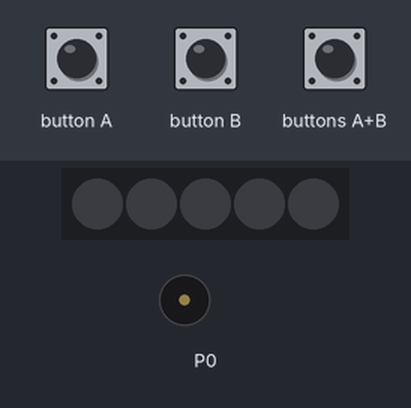
This program was run on a simulated BBC micro:bit (MakeCode). Shown: 5 RGB LEDs in strip order, left to right, buzzer (waves = sounding). The test bench sets the inputs (shaded band). Dim RGB values are drawn brighter than linear.

Above: at 1.2 s.
1.3 s: button A pressed for 0.15 s
At 1.8 s:
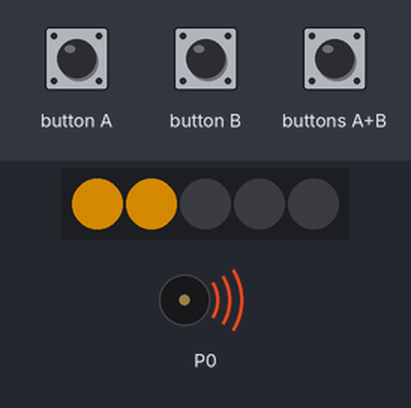
4.4 s: buttons A+B pressed for 0.15 s
At 5.3 s:
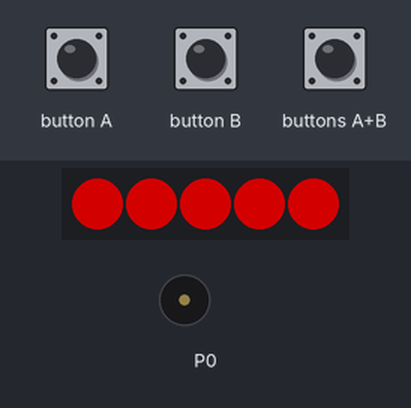
7.5 s: button B pressed for 0.15 s
At 9.0 s:
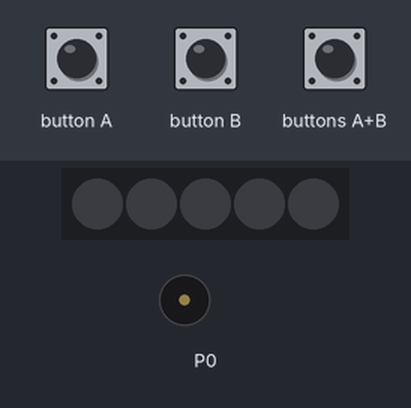
10.5 s: buttons A+B pressed for 0.15 s
At 11.0 s:
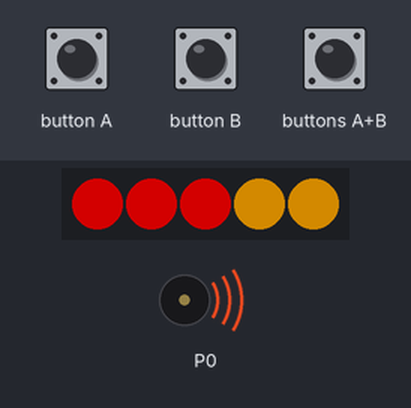
13.6 s: buttons A+B pressed for 1 s
At 15.9 s:
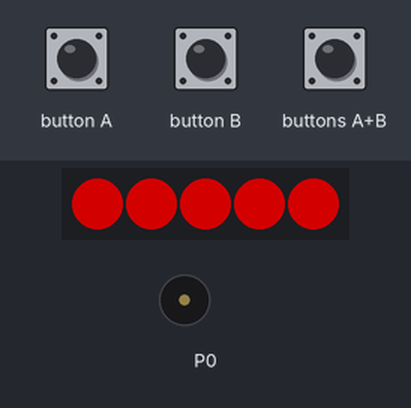
Timing chart, 0 to 18.1 s (numbered marks = the images above; inputs shaded):
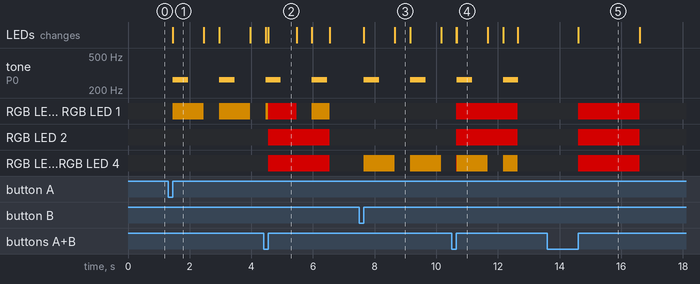

The program:

main.ts
```typescript
function clignote_droite () {
    droite.showColor(neopixel.colors(NeoPixelColors.Orange))
    music.playTone(262, music.beat(BeatFraction.Whole))
    basic.pause(500)
    droite.showColor(neopixel.colors(NeoPixelColors.Black))
    basic.pause(500)
}
function clignote_gauche () {
    Gauche.showColor(neopixel.colors(NeoPixelColors.Orange))
    music.playTone(262, music.beat(BeatFraction.Whole))
    basic.pause(500)
    Gauche.showColor(neopixel.colors(NeoPixelColors.Black))
    basic.pause(500)
}
input.onButtonPressed(Button.A, function () {
    for (let index = 0; index < 4; index++) {
        clignote_gauche()
    }
})
input.onButtonPressed(Button.AB, function () {
    stop.showColor(neopixel.colors(NeoPixelColors.Red))
    basic.pause(2000)
    stop.showColor(neopixel.colors(NeoPixelColors.Black))
})
input.onButtonPressed(Button.B, function () {
    for (let index = 0; index < 4; index++) {
        clignote_droite()
    }
})
let stop: neopixel.Strip = null
let droite: neopixel.Strip = null
let Gauche: neopixel.Strip = null
let strip = neopixel.create(DigitalPin.P0, 5, NeoPixelMode.RGB)
Gauche = strip.range(0, 2)
let Milieu = strip.range(2, 1)
droite = strip.range(3, 2)
stop = strip.range(0, 5)
strip.showColor(neopixel.colors(NeoPixelColors.Black))
basic.forever(function () {

})
```

test.ts
```typescript
// les tests vont ici ; cela ne sera pas compilé si ce paquet est utilisé en tant qu'extension.
```

Measured:
- after the input at 1.3 s, tone on P0: alternates 262 Hz for 0.50 s and silent for 1.0 s, starting after 0.15 s; RGB LED 0, RGB LED 1: alternates RGB(127, 82, 0) for 1.0 s and off for 0.50 s, starting after 0.15 s; the LEDs: change after 0.15 s (image 1)
- after the input at 4.4 s, the LEDs: first differ from a run without the input after 0.15 s (image 2)
- after the input at 7.5 s, tone on P0: alternates 262 Hz for 0.50 s and silent for 1.0 s, starting after 0.15 s; RGB LED 3, RGB LED 4: alternates RGB(127, 82, 0) for 1.0 s and off for 0.50 s, starting after 0.15 s; the LEDs: first change after 0.15 s (image 3 shows a later state)
- after the input at 10.5 s, the LEDs: first change after 0.15 s (image 4 shows a later state)
- after the input at 13.6 s, RGB LED 0–4: off → RGB(127, 0, 0) after 1.0 s, → off 2.0 s later; the LEDs: change after 1.0 s (image 5)
- what the display in image 1 shows lasts 1.0 s, from 1.5 s to 2.5 s
- what the display in image 2 shows lasts 0.9 s, from 4.6 s to 5.5 s
